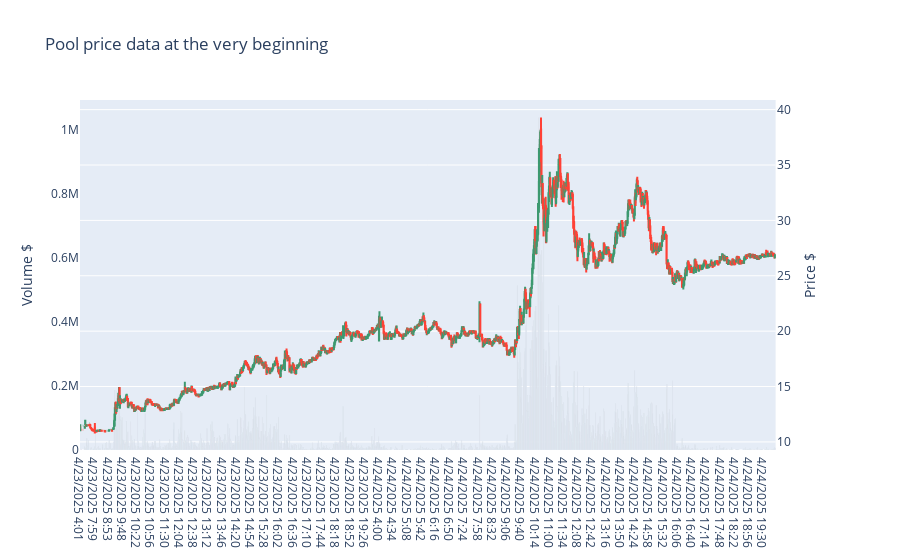

Notebook code for this chart:
### Code cell
import plotly.graph_objects as go
from plotly.subplots import make_subplots

candlesticks = go.Candlestick(
    x=df.index,
    open=df['open'],
    high=df['high'],
    low=df['low'],
    close=df['close'],
    showlegend=False
)

volume_bars = go.Bar(
    x=df.index,
    y=df['volume'],
    showlegend=False,
    marker={
        "color": "rgba(128,128,128,0.5)",
    }
)

fig = go.Figure(candlesticks)
fig = make_subplots(specs=[[{"secondary_y": True}]])
fig.add_trace(candlesticks, secondary_y=True)
fig.add_trace(volume_bars, secondary_y=False)
fig.update_layout(
    title="Pool price data at the very beginning",
    height=800,
    # Hide Plotly scrolling minimap below the price chart
    xaxis={"rangeslider": {"visible": False}},
)
fig.update_yaxes(title="Volume $", secondary_y=False, showgrid=False)
fig.update_yaxes(title="Price $", secondary_y=True, showgrid=True)



fig.show()

### Figure 1 — Plotly figure (JSON) as saved in the notebook; plotly's stock layout.template omitted (floating-point values rounded to 4 significant figures; data arrays with more than 128 entries replaced by an {"elided": "..."} marker saying what was removed)
{"data": [{"close": {"elided": "1662 float values"}, "high": {"elided": "1662 float values"}, "low": {"elided": "1662 float values"}, "open": {"elided": "1662 float values"}, "showlegend": false, "type": "candlestick", "x": {"elided": "1662 str values"}, "xaxis": "x", "yaxis": "y2"}, {"marker": {"color": "rgba(128,128,128,0.5)"}, "showlegend": false, "type": "bar", "x": {"elided": "1662 str values"}, "xaxis": "x", "y": {"elided": "1662 int values"}, "yaxis": "y"}], "layout": {"autosize": true, "title": {"text": "Pool price data at the very beginning"}, "xaxis": {"anchor": "y", "autorange": true, "domain": [0, 0.94], "range": [-0.5, 1662.0], "rangeslider": {"visible": false, "yaxis": {}, "yaxis2": {}}, "type": "category"}, "yaxis": {"anchor": "x", "autorange": true, "domain": [0, 1], "range": [0, 1095000.0], "showgrid": false, "title": {"text": "Volume $"}, "type": "linear"}, "yaxis2": {"anchor": "x", "autorange": true, "overlaying": "y", "range": [9.27, 40.87], "showgrid": true, "side": "right", "title": {"text": "Price $"}}}}
